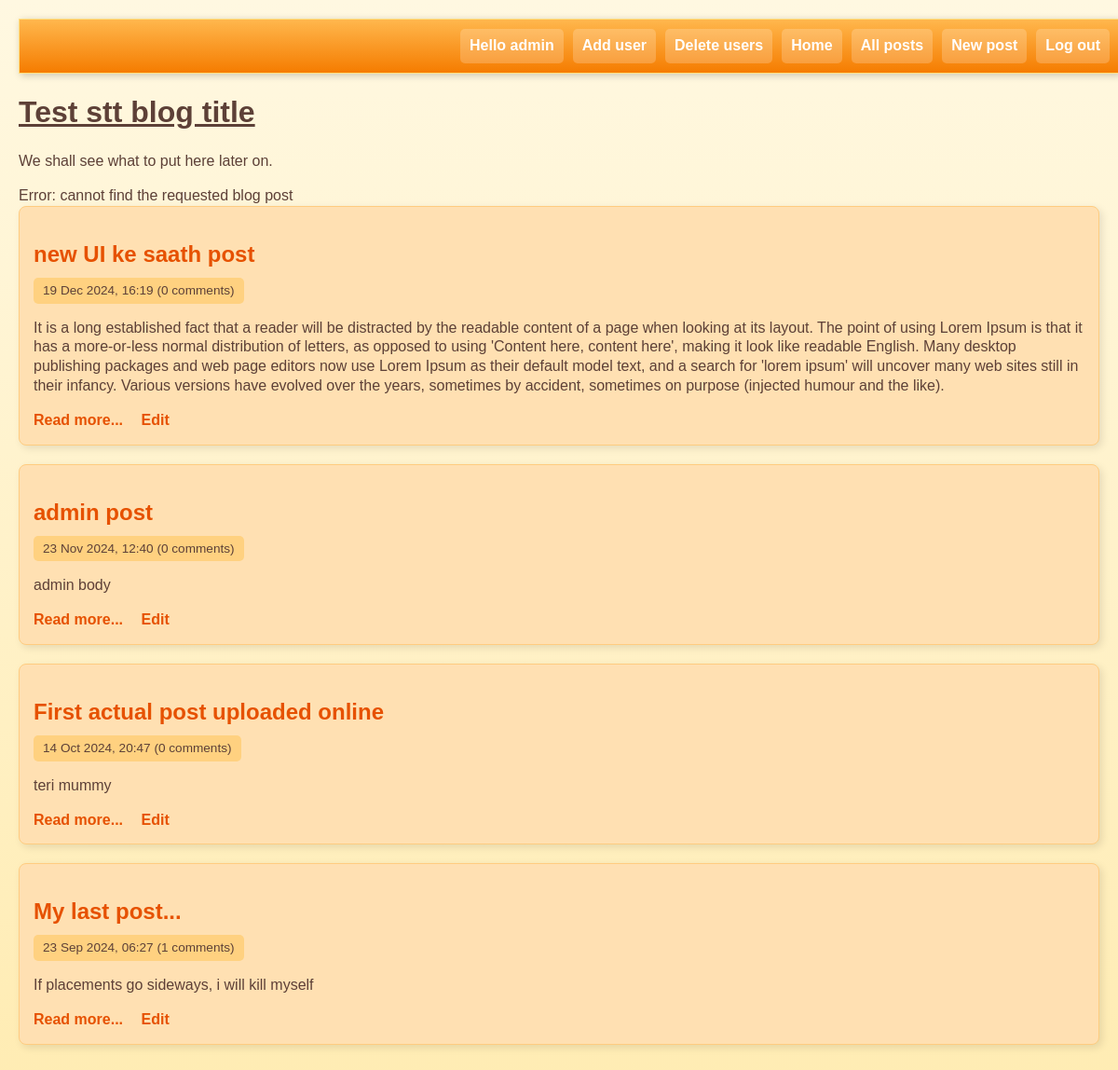
Page /index.php?not-found=1 (signed in) on the committed database.
### tables this page shows
CREATE TABLE post (
	id INTEGER PRIMARY KEY AUTOINCREMENT NOT NULL,
	title VARCHAR NOT NULL,
	body VARCHAR NOT NULL,
	user_id INTEGER NOT NULL,
	created_at VARCHAR NOT NULL,
	updated_at VARCHAR,
	FOREIGN KEY (user_id) REFERENCES user(id)
);

### lib/common.php (called while the page is built, shortened)
<?php
function htmlEscape($html)
{
    return htmlspecialchars($html, ENT_HTML5, 'UTF-8');
}
function convertSqlDate($sqlDate)
{
    $date = DateTime::createFromFormat('Y-m-d H:i:s', $sqlDate);
    return $date->format('d M Y, H:i');
}
function getAuthUser()
{
    if(isLoggedIn()){
        return $_SESSION['logged_in_username'];
    }
    else{
        return null;
    }
}
function isLoggedIn()
{
    return isset($_SESSION['logged_in_username']);
}
function getAllPosts(PDO $pdo)
{
    $stmt = $pdo -> query(
        'SELECT id, title, created_at, body, (SELECT COUNT(*) FROM comment WHERE comment.post_id = post.id) comment_count FROM post ORDER BY created_at DESC'
    );
    return $stmt->fetchAll(PDO::FETCH_ASSOC);
}
function getUserFromUserId(PDO $pdo, $userId){
    $sql = 'SELECT username FROM user WHERE id=:id';
    $stmt = $pdo -> prepare($sql);
    $stmt->execute(
        array('id' => $userId)
    );
    return $stmt->fetchColumn();
}
function getUserFromPostId(PDO $pdo, $postId)
{
    $sql = 'SELECT user_id FROM post WHERE id=:id';
    $stmt = $pdo->prepare($sql);
    $stmt -> execute(
        array('id' => $postId)
    );
    return $stmt->fetchColumn();
}
function checkUser(PDO $pdo, $postId, $username)
{
    $userId = getUserFromPostId($pdo, $postId);
    $author = getUserFromUserId($pdo, $userId);
    $adminUsername = 'admin';
    $allowed = false;
    if($author === $username or $username === $adminUsername)
    {
        $allowed = true;
    }
    return $allowed;
}

### index.php (the view, shortened to what this page needs)
<?php
require_once 'lib/common.php';
$pdo = getPDO();
$posts = getAllPosts($pdo);
$notFound = isset($_GET['not-found']);
?>
<!DOCTYPE html>
        <?php include 'templates/head.php' ?>
        <?php require_once 'templates/title.php' ?>
        <?php if ($notFound): ?>
            <div class="error box">
                Error: cannot find the requested blog post
            </div>
        <?php endif ?>
        <div class="post-list">
            <?php foreach ($posts as $post): ?>
                <div class="post-synopsis">
                    <h2>
                        <?php echo htmlEscape($post['title']) ?>
                    </h2>
                    <div class="meta">
                        <?php echo convertSqlDate($post['created_at']) ?>
                        (<?php echo $post['comment_count'] ?> comments)
                    </div>
                    <p>
                        <?php echo htmlEscape($post['body']) ?>
                    </p>
                    <div class="post-controls">
                        <a
                            href="view-post.php?post_id=<?php echo $post['id'] ?>"
                        >Read more...</a>
                        <?php if (isLoggedIn()): ?>
                            <?php if(checkUser($pdo, $post['id'], getAuthUser())): ?>
                                <a
                                    href="edit-post.php?post_id=<?php echo $post['id'] ?>"
                                >Edit</a>
                            <?php endif ?>
                        <?php endif ?>
                    </div>
                </div>
            <?php endforeach ?>
        </div>
    </body>
</html>

### css/main.css (style rules this page uses)
body { font-family: 'Verdana', sans-serif; background: linear-gradient(to bottom, #fff8e1, #ffecb3); color: #5d4037; margin: 0 auto; padding: 20px; max-width: 1200px; line-height: 1.3; text-align: left; }
body a { font-family: Verdana, Geneva, Tahoma, sans-serif; color: #5d4037; }
.post-synopsis { background-color: #ffe0b2; border: 1px solid #ffcc80; border-radius: 8px; padding: 15px; margin-bottom: 20px; box-shadow: 3px 3px 8px rgba(0, 0, 0, 0.1); }
.post-synopsis h2 { color: #e65100; font-size: 1.5em; margin-bottom: 10px; }
.post-synopsis .meta { background-color: #ffd180; color: #5d4037; padding: 5px 10px; font-size: 0.85em; border-radius: 5px; display: inline-block; }
.post-synopsis a { color: #e65100; text-decoration: none; font-weight: bold; margin-right: 15px; }

### rows in the picture
post: title "new UI ke saath post", created_at "19 Dec 2024, 16:19", comment_count "0", body "It is a long established fact that a reader will be distracted by the readable content of a page when looking at its layout. The point of using Lorem Ipsum is that it has a more-or-less normal distribution of letters, as opposed to using 'Content here, content here', making it look like readable English. Many desktop publishing packages and web page editors now use Lorem Ipsum as their default model text, and a search for 'lorem ipsum' will uncover many web sites still in their infancy. Various versions have evolved over the years, sometimes by accident, sometimes on purpose (injected humour and the like)."
post: title "admin post", created_at "23 Nov 2024, 12:40", comment_count "0", body "admin body"
post: title "First actual post uploaded online", created_at "14 Oct 2024, 20:47", comment_count "0", body "teri mummy"
post: title "My last post...", created_at "23 Sep 2024, 06:27", comment_count "1", body "If placements go sideways, i will kill myself"

### other values in the picture
htmlEscape(getAuthUser()) "admin"
